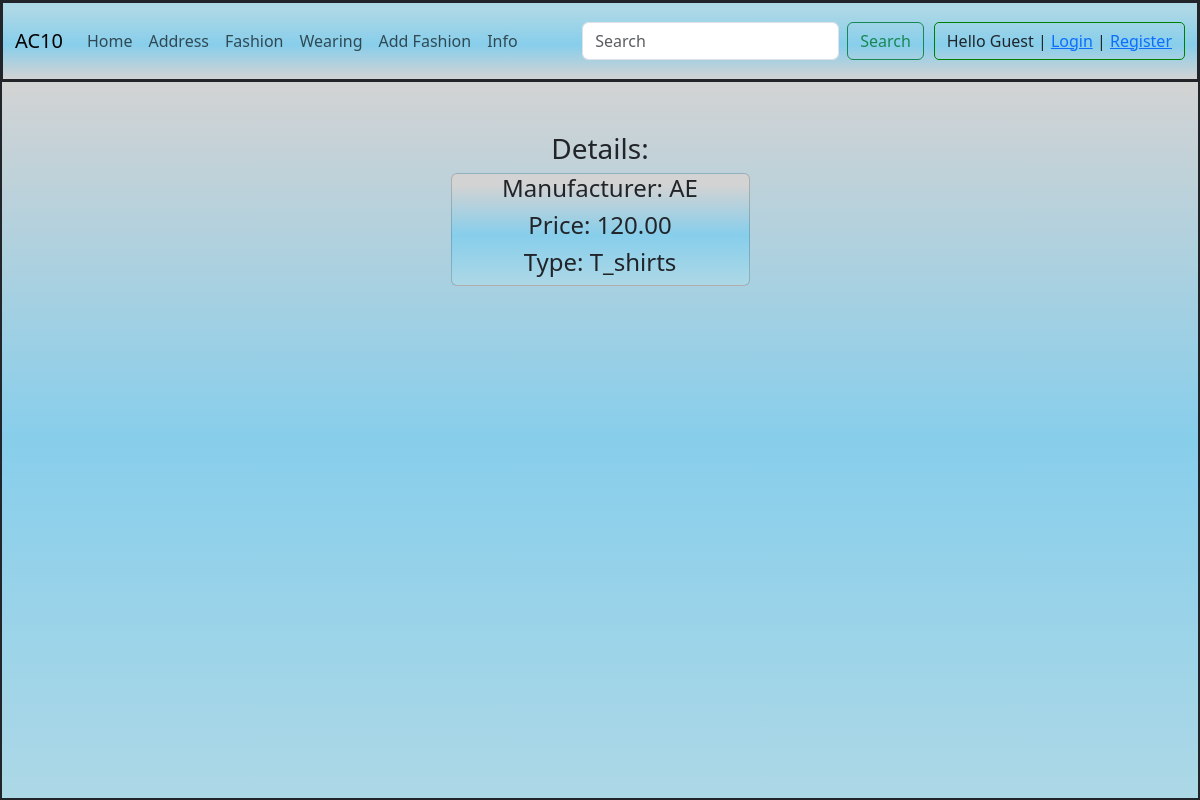
The page /clothing/details/2 on the database its author committed.
### clothing/models.py (models this page shows, shortened)
class ClothingModel(Model):
    manufacturer = CharField(max_length = 50, validators=[MinLengthValidator(2), MaxLengthValidator(100)])
    price = DecimalField(max_digits = 5, decimal_places = 2, validators=[MinValueValidator(0, "Price can't be negative."), MaxValueValidator(1000)])
    type = ForeignKey(TypeModel, on_delete = RESTRICT)
    class Meta:
        db_table = "clothing"

class TypeModel(Model):
    name = CharField(max_length = 50)
    class Meta:
        db_table = "type"

### clothing/views.py (the view)
# urls.py: path("details/<int:id>", views.details, name="details"),
def details(request, id):
    try:
        cloth = ClothingModel.objects.get(pk = id) #pk Primary key
        context = { "clothing": cloth }
        return render(request, "details.html", context)
    except ClothingModel.DoesNotExist:
        raise Http404()

### clothing/templates/details.html (shortened to what this page needs)
{% extends "layout.html" %}
{% block content %}
<h3 class="spacing">Details:</h3>
<div class="card w-25 mx-auto">
    <h4>Manufacturer: {{clothing.manufacturer}}</h4>
    <h4>Price: {{clothing.price}}</h4>
    <h4>Type: {{clothing.type.name}}</h4>
</div>
{% endblock content %}

### static/css/style.css (style rules this page uses)
html, body { margin: 0; height: 100%; text-align: center; background-image: linear-gradient(lightgrey 10%, skyblue, lightblue); }
.card { background-image: linear-gradient(lightgrey 10%, skyblue, lightblue); }
.spacing { margin-top: 50px; }

### rows shown on the page
ClothingModel: manufacturer "AE", price "120.00", type.name "T_shirts"
